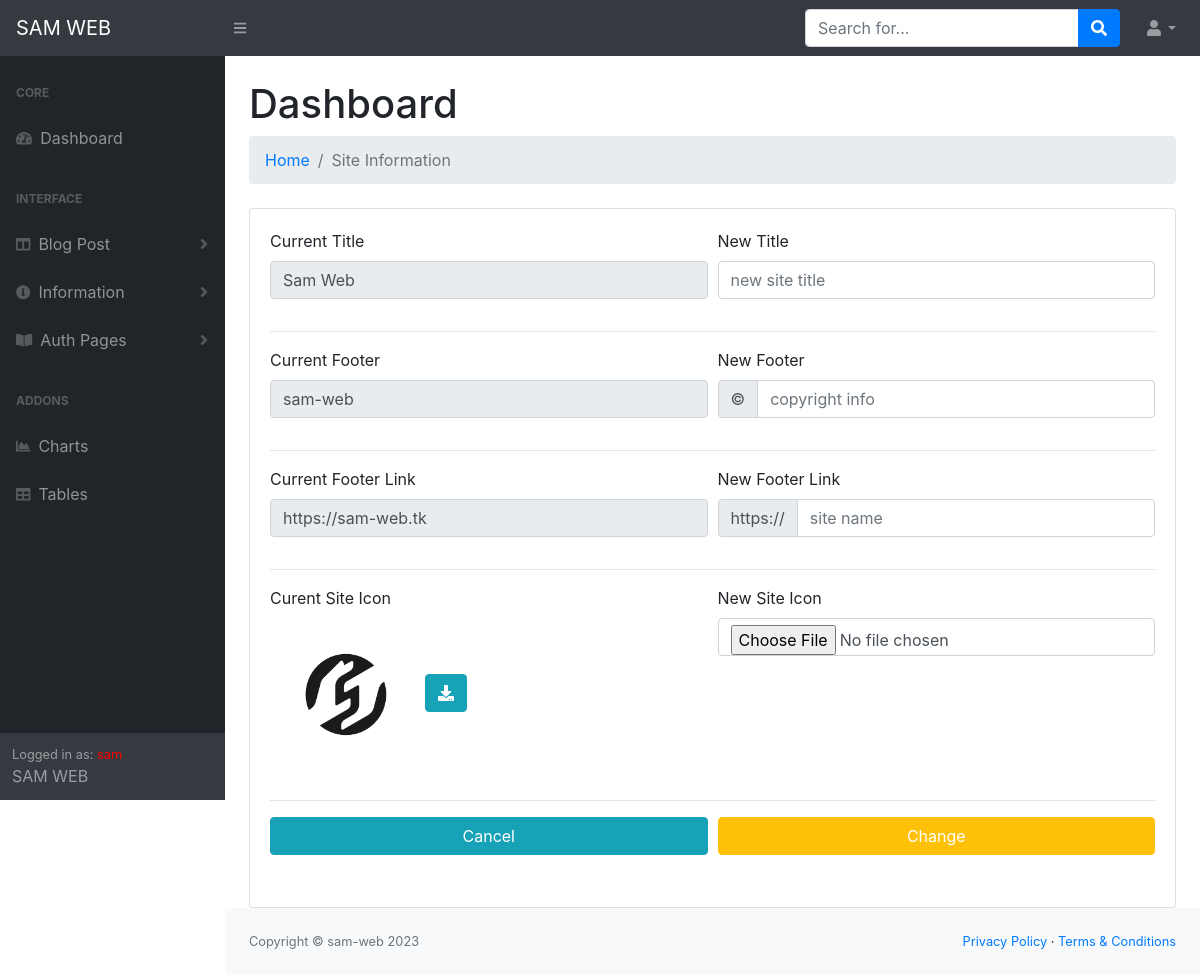
Screenshot of /administrator/additional.view.php (signed in) with the database file from the repository.
### tables this page shows
CREATE TABLE `site_information` (
  `info_id` int(11) NOT NULL,
  `site_title` varchar(255) NOT NULL,
  `site_copyright` varchar(255) NOT NULL,
  `site_copyright_link` varchar(255) NOT NULL,
  `site_icon` varchar(255) NOT NULL
);

### administrator/info/site-info.php (called while the page is built, shortened)
<?php
$site_info = "SELECT * FROM site_information";
$site_info_que = mysqli_query($db_con,$site_info);
$info = mysqli_fetch_assoc($site_info_que);
?>

### administrator/additional.view.php (the view, shortened to what this page needs)
<?php
require_once('database/dbCon.php');
include 'header.php';
$site_info = "SELECT * FROM site_information";
$site_info_que = mysqli_query($db_con,$site_info);
$site_info_assoc = mysqli_fetch_assoc($site_info_que);
?>
<?php include 'navbar.php'; ?>
<div id="layoutSidenav_content">
                <main>
                    <div class="container-fluid">
                        <h1 class="mt-4">Dashboard</h1>
                        <ol class="breadcrumb mb-4">
                            <li class="breadcrumb-item"><a href="index.php">Home</a></li>
                            <li class="breadcrumb-item active">Site Information</li>
                        </ol>
                        <div class="row">
                            <div class="con-xs-12 col-md-12">
                                <div class="card">
                                    <div class="card-body">
                                        <form action="inc/additional.in.php" method="post" enctype="multipart/form-data">
                                            <div class="form-group">
                                                <div class="form-row">
                                                    <div class="col-md-6">
                                                        <div class="form-group">
                                                            <label for="">Current Title</label>
                                                            <input type="text" name="" id=""class="form-control" value="<?= $site_info_assoc['site_title']; ?>"  readonly>
                                                        </div>
                                                    </div>
                                                    <div class="col-md-6">
                                                        <label for="">New Title</label>
                                                        <input type="text" name="new_title" class="form-control" id="" value="<?php if (!empty($_GET['title'])) {
                                                            echo $_GET['title'];
                                                        } ?>" placeholder="new site title" >
                                                    </div>
                                                </div>
                                                <hr>
                                                <div class="form-row">
                                                    <div class="col-md-6">
                                                        <div class="form-group">
                                                            <label for="">Current Footer</label>
                                                            <input type="text" name="" id="" class="form-control" value="<?= $site_info_assoc['site_copyright']; ?>" readonly>
                                                        </div>
                                                    </div>
                                                    <div class="col-md-6">
                                                        <div class="form-group">
                                                            <label for="">New Footer</label>
                                                            <div class="input-group mb-2">
                                                                <div class="input-group-prepend">
                                                                    <div class="input-group-text">&copy;</div>
                                                                </div>
                                                                <input type="text" name="new_footer" class="form-control" placeholder="copyright info" value="<?php if (!empty($_GET['footer'])) {
                                                                    echo $_GET['footer'];
                                                                } ?>" >
                                                            </div>
                                                        </div>
                                                    </div>
                                                </div>
                                                <hr>
                                                <div class="form-row">
                                                    <div class="col-md-6">
                                                        <div class="form-group">
                                                            <label for="">Current Footer Link</label>
                                                            <input type="text" name="" id="" class="form-control" value="<?= $site_info_assoc['site_copyright_link']; ?>" readonly>
                                                        </div>
                                                    </div>
                                                    <div class="col-md-6">
                                                        <div class="form-group">
                                                            <label for="">New Footer Link</label>
                                                            <div class="input-group mb-2">
                                                                <div class="input-group-prepend">
                                                                    <div class="input-group-text">https://</div>
                                                                </div>
                                                                <input type="text" name="new_footer_link" class="form-control" placeholder="site name" value="<?php if (!empty($_GET['footer_link'])) {
                                                                    echo $_GET['footer_link'];
                                                                } ?>" >
                                                            </div>
                                                        </div>
                                                    </div>
                                                </div>
                                                <hr>
                                                <div class="form-row">
                                                    <div class="col-md-6">
                                                        <div class="form-group">
                                                            <label for="">Curent Site Icon</label><br>
                                                            <img src="../images/logo/<?= $site_info_assoc['site_icon']; ?>" alt="Nothing to show" width="150px" height="150px">
                                                            <a href="../images/logo/<?= $site_info_assoc['site_icon']; ?>" class="btn btn-info" download><i class="fa fa-download"></i></a>
                                                        </div>
                                                    </div>
                                                    <div class="col-md-6">
                                                        <div class="form-group">
                                                            <label for="">New Site Icon</label>
                                                            <input type="file" name="new_icon" class="form-control" id="">
                                                        </div>
                                                    </div>
                                                </div>
                                                <hr>
                                                <div class="form-row">
                                                    <div class="col-md-6">
                                                        <div class="form-group">
                                                            <button type="reset" class="btn btn-info btn-block">Cancel</button>
                                                        </div>
                                                    </div>
                                                    <div class="col-md-6">
                                                        <div class="form-group">
                                                            <button type="submit" name="submit" class="btn btn-warning btn-block text-white">Change</button>
                                                        </div>
                                                    </div>
                                                </div>
                                            </div>
                                        </form>
                                    </div>
                                </div>
                            </div>
                        </div>
                    </div>
                </main>
<?php include 'copy-right.php'; include 'footer.php'; ?>

### administrator/copy-right.php
    <footer class="py-4 bg-light mt-auto">
            <div class="container-fluid">
                <div class="d-flex align-items-center justify-content-between small">
                    <div class="text-muted">Copyright &copy; <?= $info['site_copyright']; ?> <script>document.write(new Date().getFullYear());</script></div>
                    <div>
                        <a href="#">Privacy Policy</a>
                        &middot;
                        <a href="#">Terms &amp; Conditions</a>
                    </div>
                </div>
            </div>
        </footer>
    </div>
</div>

### rows the page displays
site_information: site_title "Sam Web", site_copyright "sam-web", site_copyright_link "https://sam-web.tk", site_icon (picture)

### other values shown
$_SESSION['user_info'] "sam"
